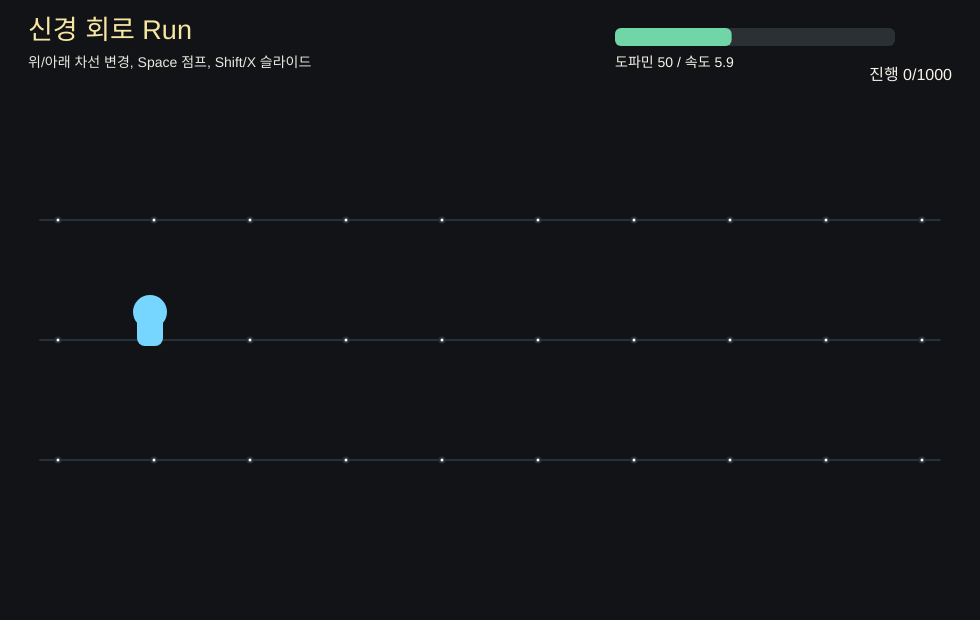
Frame 1 (no input)
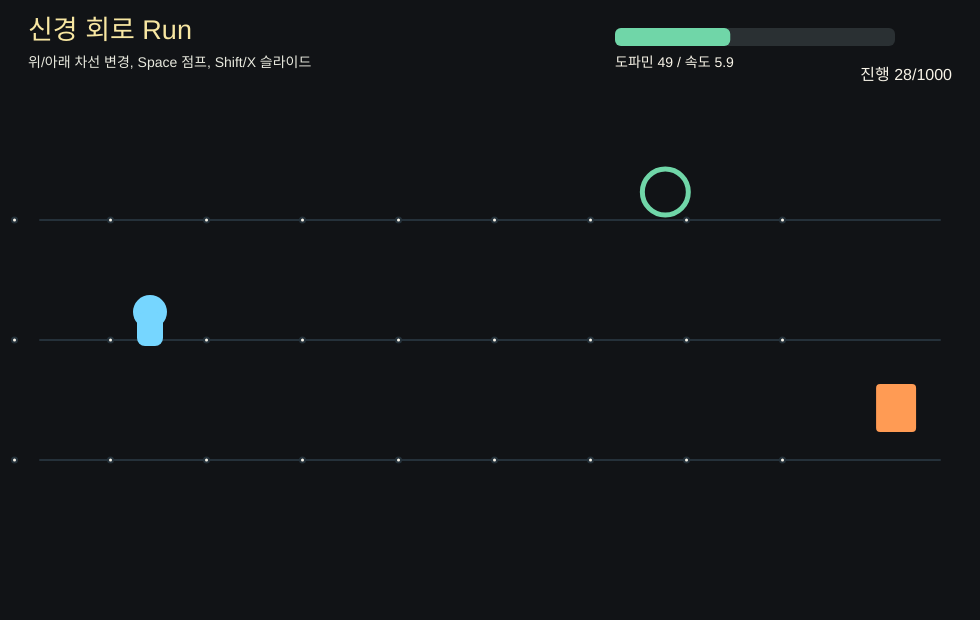
Frame 60 (no input)
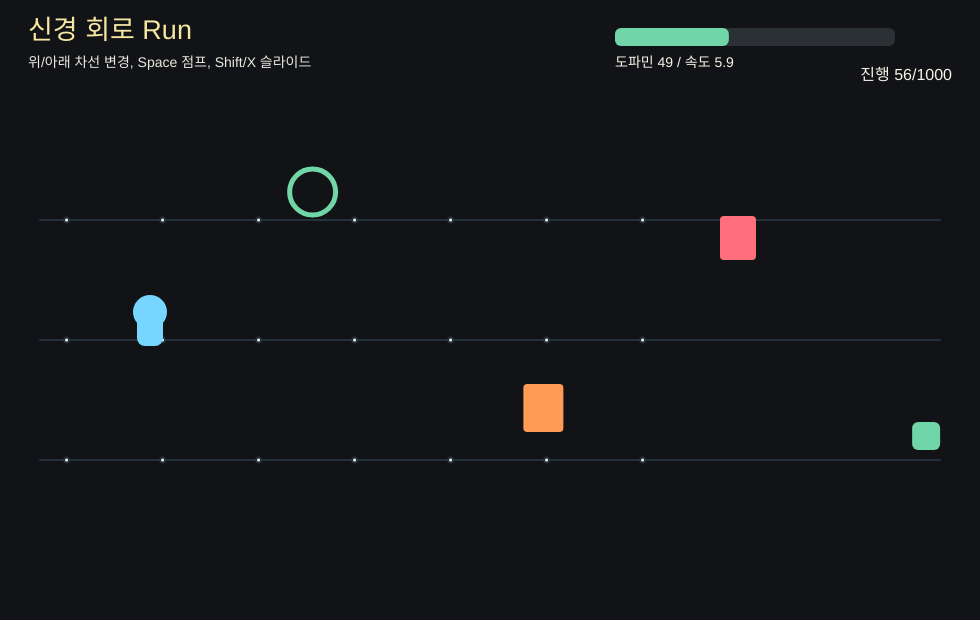
Frame 120 (the mouse pressed at the canvas centre since frame 60)

The p5.js sketch that drew these frames (run headless with seeded random() and noise() and a simulated clock; from frame 60 on, the mouse is pressed at the canvas centre):

// p5.js sketch
// ── sketch.js
const W = 980;
const H = 620;
const lanes = [220, 340, 460];
let runner;
let objects;
let dopamine;
let distanceRun;
let gameSpeed;
let spawnGap;
let overloadStart;
let lowStart;
let gameOver;
let resultText;

function setup() {
  createCanvas(W, H);
  textFont("sans-serif");
  resetGame();
}

function resetGame() {
  runner = { x: 150, lane: 1, yOffset: 0, vy: 0, sliding: 0, invincible: 0 };
  objects = [];
  dopamine = 50;
  distanceRun = 0;
  gameSpeed = 5;
  spawnGap = 0;
  overloadStart = 0;
  lowStart = 0;
  gameOver = false;
  resultText = "";
}

function draw() {
  background("#111316");
  drawCircuit();
  if (!gameOver) updateGame();
  drawObjects();
  drawRunner();
  drawHud();
  if (gameOver) drawEnd();
}

function keyPressed() {
  if (gameOver && (key === "r" || key === "R")) resetGame();
  if (gameOver) return;
  if ((keyCode === UP_ARROW || key === "w" || key === "W") && runner.lane > 0) runner.lane--;
  if ((keyCode === DOWN_ARROW || key === "s" || key === "S") && runner.lane < 2) runner.lane++;
  if (key === " " && runner.yOffset === 0) runner.vy = jumpPower();
  if (keyCode === SHIFT || key === "x" || key === "X") runner.sliding = 34;
}

function updateGame() {
  gameSpeed = map(constrain(dopamine, 0, 110), 0, 110, 3.2, 9.2);
  distanceRun += gameSpeed * 0.08;
  dopamine = constrain(dopamine - 0.01, 0, 120);

  runner.vy += 0.72;
  runner.yOffset += runner.vy;
  if (runner.yOffset > 0) {
    runner.yOffset = 0;
    runner.vy = 0;
  }
  runner.sliding = max(0, runner.sliding - 1);
  runner.invincible = max(0, runner.invincible - 1);

  spawnGap -= gameSpeed;
  if (spawnGap <= 0) {
    spawnObject();
    spawnGap = dopamine > 70 ? random(120, 190) : random(165, 245);
  }

  for (const obj of objects) obj.x -= gameSpeed;
  objects = objects.filter((obj) => obj.x > -60);
  handleCollisions();
  checkStateTimers();

  if (distanceRun >= 1000) endGame("보상 회로 터널 완주");
}

function jumpPower() {
  if (dopamine < 31) return -12;
  if (dopamine < 71) return -15;
  return -14;
}

function spawnObject() {
  const roll = random();
  let type = "capsule";
  if (roll < 0.25) type = "obstacleLow";
  else if (roll < 0.43) type = "obstacleHigh";
  else if (roll < 0.62) type = "rest";
  else if (roll < 0.77) type = "portal";
  else if (roll < 0.87) type = "booster";
  objects.push({ x: W + 40, lane: floor(random(3)), type, taken: false });
}

function handleCollisions() {
  const ry = lanes[runner.lane] + runner.yOffset;
  for (const obj of objects) {
    if (obj.taken || obj.lane !== runner.lane || abs(obj.x - runner.x) > 34) continue;
    const lowBody = runner.sliding > 0;
    const jumping = runner.yOffset < -34;

    if (obj.type === "obstacleLow" && !jumping) {
      hitObstacle(obj);
    } else if (obj.type === "obstacleHigh" && !lowBody) {
      hitObstacle(obj);
    } else if (obj.type === "capsule") {
      dopamine = constrain(dopamine + 9, 0, 120);
      obj.taken = true;
    } else if (obj.type === "rest") {
      dopamine = constrain(dopamine - 11, 0, 120);
      obj.taken = true;
    } else if (obj.type === "portal") {
      dopamine = constrain(dopamine - 22, 0, 120);
      obj.taken = true;
    } else if (obj.type === "booster") {
      distanceRun += 42;
      dopamine = constrain(dopamine + 17, 0, 120);
      obj.taken = true;
    }
  }
}

function hitObstacle(obj) {
  if (runner.invincible > 0) return;
  runner.lane = floor(random(3));
  dopamine = constrain(dopamine + random([-10, 13]), 0, 120);
  runner.invincible = 55;
  obj.taken = true;
  resultText = "장애물 충돌: 랜덤 차선 변경";
}

function checkStateTimers() {
  const now = millis();
  overloadStart = dopamine > 105 ? overloadStart || now : 0;
  lowStart = dopamine < 12 ? lowStart || now : 0;
  if (overloadStart && now - overloadStart > 4200) endGame("과자극 지속으로 종료");
  if (lowStart && now - lowStart > 4200) endGame("무기력 지속으로 종료");
}

function endGame(text) {
  gameOver = true;
  resultText = text;
}

function drawCircuit() {
  stroke("#25313a");
  strokeWeight(2);
  for (const y of lanes) {
    line(40, y, W - 40, y);
    for (let x = 60; x < W; x += 96) circle((x - frameCount * gameSpeed * 0.4) % W, y, 5);
  }
  noStroke();
}

function drawObjects() {
  for (const obj of objects) {
    if (obj.taken) continue;
    const y = lanes[obj.lane];
    if (obj.type === "obstacleLow") {
      fill("#ff6e7b");
      rect(obj.x - 18, y - 4, 36, 44, 4);
    } else if (obj.type === "obstacleHigh") {
      fill("#ff9b54");
      rect(obj.x - 20, y - 76, 40, 48, 4);
    } else if (obj.type === "capsule") {
      fill("#f06c86");
      circle(obj.x, y - 24, 26);
      fill("#fff0f2");
      textAlign(CENTER, CENTER);
      text("+", obj.x, y - 24);
    } else if (obj.type === "rest") {
      fill("#70d6a8");
      rect(obj.x - 14, y - 38, 28, 28, 6);
    } else if (obj.type === "portal") {
      noFill();
      stroke("#70d6a8");
      strokeWeight(5);
      circle(obj.x, y - 28, 46);
      noStroke();
    } else {
      fill("#ffd166");
      triangle(obj.x - 15, y - 45, obj.x - 15, y - 5, obj.x + 20, y - 25);
    }
  }
}

function drawRunner() {
  const y = lanes[runner.lane] + runner.yOffset;
  fill(runner.invincible > 0 && frameCount % 8 < 4 ? "#ffffff" : "#76d6ff");
  if (runner.sliding > 0) rect(runner.x - 22, y - 20, 44, 20, 10);
  else {
    circle(runner.x, y - 28, 34);
    rect(runner.x - 13, y - 28, 26, 34, 8);
  }
}

function drawHud() {
  fill("#f8e7a2");
  textAlign(LEFT, CENTER);
  textSize(27);
  text("신경 회로 Run", 28, 32);
  fill("#e9eadf");
  textSize(14);
  text("위/아래 차선 변경, Space 점프, Shift/X 슬라이드", 28, 63);
  drawMeter(615, 28, 280, dopamine);
  fill("#f8f4e8");
  textAlign(RIGHT, CENTER);
  textSize(16);
  text(`진행 ${floor(distanceRun)}/1000`, W - 28, 76);
  textAlign(CENTER, CENTER);
  text(resultText, W / 2, H - 24);
}

function drawMeter(x, y, w, value) {
  fill("#2a3033");
  rect(x, y, w, 18, 6);
  fill(value < 31 ? "#69a8ff" : value < 71 ? "#70d6a8" : value < 101 ? "#ffbd5a" : "#ff5d73");
  rect(x, y, constrain(map(value, 0, 120, 0, w), 0, w), 18, 6);
  fill("#f8f4e8");
  textAlign(LEFT, CENTER);
  textSize(14);
  text(`도파민 ${round(value)} / 속도 ${nf(gameSpeed, 1, 1)}`, x, y + 35);
}

function drawEnd() {
  fill(0, 175);
  rect(0, 0, W, H);
  fill("#f8e7a2");
  textAlign(CENTER, CENTER);
  textSize(42);
  text(resultText, W / 2, 255);
  fill("#f8f4e8");
  textSize(22);
  text(`최종 도파민 ${round(dopamine)} / 진행 ${floor(distanceRun)}`, W / 2, 315);
  text("R 키로 다시 시작", W / 2, 370);
}

// ── style.css
html, body {
  margin: 0;
  min-height: 100%;
  background: #111316;
  color: #f8f4e8;
  font-family: system-ui, -apple-system, BlinkMacSystemFont, "Segoe UI", sans-serif;
}

body {
  display: grid;
  place-items: center;
}

canvas {
  display: block;
}
